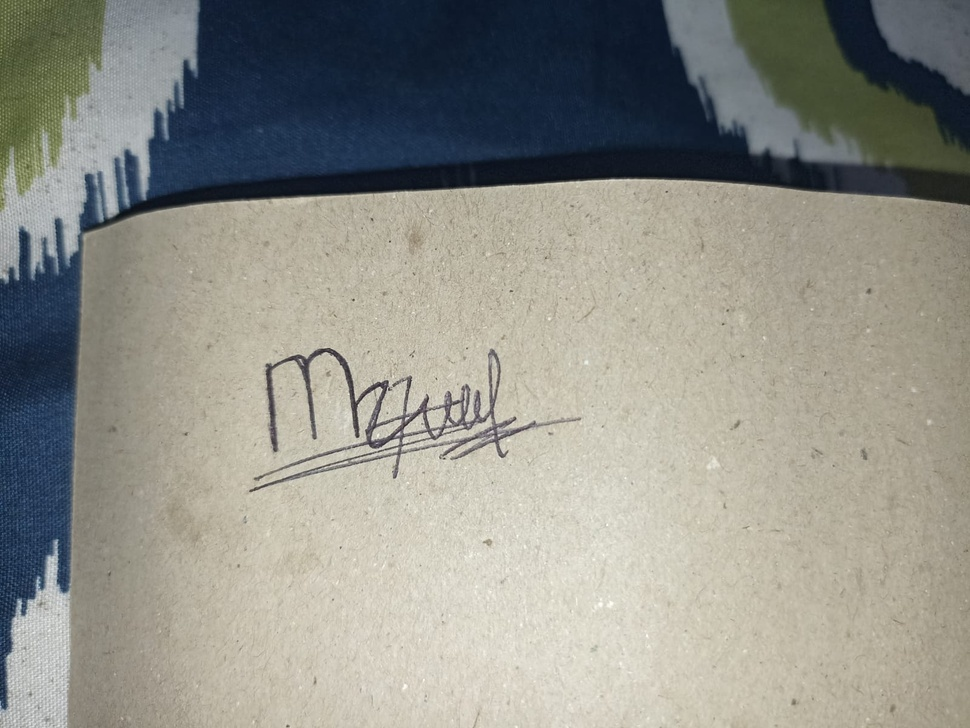
#> input picture inputs/sign.jpg, 970 x 728 px, shrunk from 1600 x 1201 before the run
$ python sign-extractor-2.py
#> lines starting #> are read from the running program, lines starting #| are printed output that depends on the picture; after the words box and inside, x2 and y2 are one past the last pixel; in counts of white or black regions, pixels touching at a corner belong together; long printed decimals are rounded


'''
Program Berbasis Python untuk Mengekstrak atau menyeleksi tanda tangan
'''
import cv2
import matplotlib.pyplot as plt
from skimage import measure, morphology
from skimage.color import label2rgb
from skimage.measure import regionprops
import numpy as np
from math import log10, sqrt


def PSNR(original, compressed):
    mse = np.mean((original - compressed) ** 2)
    if(mse == 0):  # MSE is zero means no noise is present in the signal .
                  # Therefore PSNR have no importance.
        return 100
    max_pixel = 255.0
    psnr = 20 * log10(max_pixel / sqrt(mse))
    return psnr

def PSNRread():
     original = cv2.imread("./inputs/sign.jpg")
     compressed = cv2.imread("./outputs/output.png", 1)
     value = PSNR(original, compressed)
     print(f"PSNR value is {value} dB")

def sauvola_threshold(image, window_size=25, k=0.2, r=128):
    # Matriks kernel untuk operasi konvolusi
    kernel = np.ones((window_size, window_size), np.uint8)

    # Konvolusi gambar dengan kernel yang sama
    mean = cv2.filter2D(image, -1, kernel / (window_size ** 2))

    # Hitung deviasi standar menggunakan operasi konvolusi dengan kernel yang sama
    dev = np.sqrt(cv2.filter2D(image ** 2, -1, kernel / (window_size ** 2)) - mean ** 2)

    # Hitung nilai threshold Sauvola
    threshold = mean * (1 + k * (dev / r - 1))

    # Binarisasi gambar
    binary_image = np.where(image > threshold, 255, 0).astype(np.uint8)
    return binary_image

'''
Import gambar yang ingin diproses (.jpg, .jpeg, .png)
Lalu citra tanda tangan dikonversi ke citra biner => 127 : nilai ambang batas; 255 : nilai maksimum
Menggunakan transformasi biner sederhana
'''
img = cv2.imread('./inputs/sign.jpg', 0)
#> img: shape (728, 970); min 14, max 255, mean 143.5
img = cv2.threshold(img, 127, 255, cv2.THRESH_BINARY)[1]
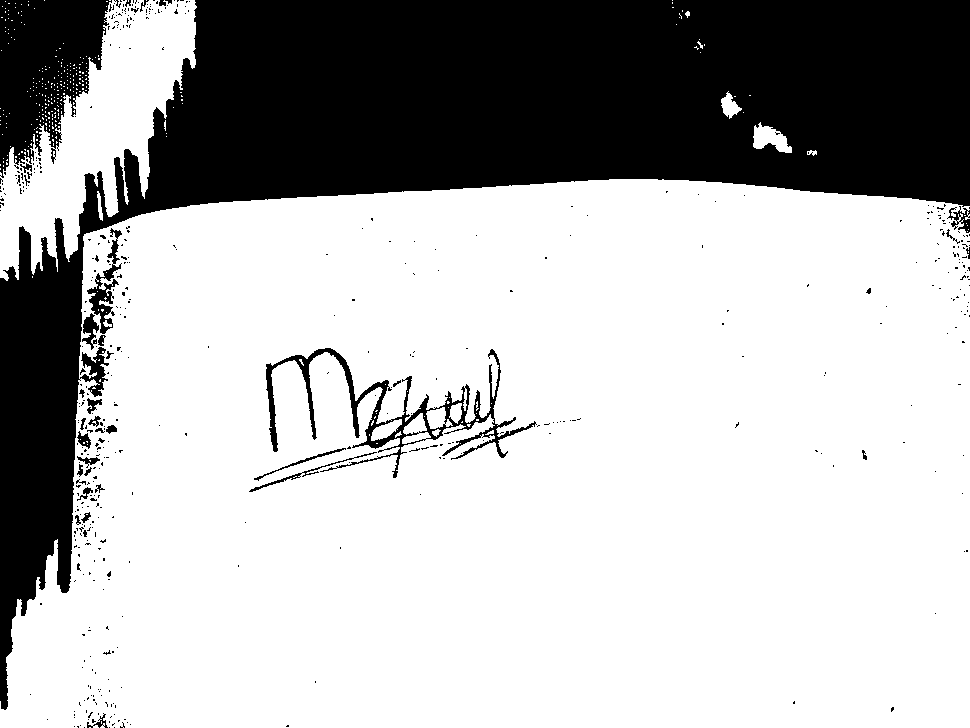
#> img: shape (728, 970); 71% white; 502 black regions (464 under 20 px), largest, box (x1, y1, x2, y2) and area: (0, 0, 970, 710) 182369, (0, 0, 112, 178) 12618, (266, 348, 537, 478) 5005
plt.imsave('./alur/1.png', img)
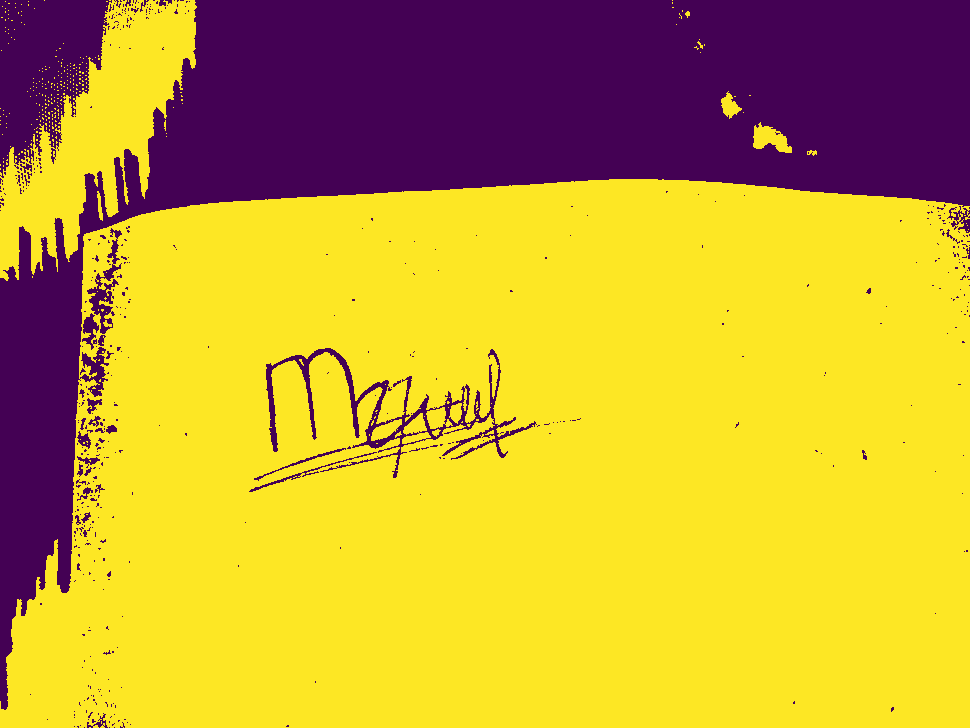
#> saved as 1.png: shape (728, 970, 3); mean R, G, B 199.3, 164.2, 49.9


'''
Parameter konstan sebagai nilai-nilai ambang batas (threeshold) yang berfungsi untuk menghilangkan
nilai(outlier) dan juga noise disekitar tanda tangan yang terlalu kecil dan terlalu besar.
'''
parameter_konstan_1 = 84  #Untuk menghilangkan outlier berukuran kecil
parameter_konstan_2 = 250 #Untuk menghilangkan outlier berukuran kecil
parameter_konstan_3 = 100 #Untuk menghilangkan outlier berukuran kecil
parameter_konstan_4 = 18  #Untuk menghilangkan outlier berukuran besar


'''
SEGMENTASI CITRA => Menganalis atau menyeleksi titik-titik yang terhubung dan membentuk tanda tangan
Variabel blob untuk menyimpan kumpulan biner dari proses konversi citra binary. Operasi ini menghasilkan sebuah citra
yang menunjukkan piksel mana yang memiliki intensitas di atas rata-rata dan mana yang di bawah rata-rata.
'''
blobs = img > img.mean()
plt.imsave('./alur/2.png', blobs)
'''
blobs_labels mengandung informasi tentang komponen-komponen terhubung yang ada dalam citra biner blobs, yang dapat
digunakan untuk analisis lebih lanjut atau untuk visualisasi komponen-komponen tersebut dalam konteks gambar asli.
'''
blobs_labels = measure.label(blobs, background=1)
#> blobs_labels: shape (728, 970) int32; 503 distinct labels, from 0 to 502
plt.imsave('./alur/3.png', blobs_labels)
'''
Variabel ini digunakan untuk menyimpan citra hasil overlay dari blobs_label terhubung ke dalam gambar asli. Citra ini
memvisualisasi komponen-komponen terhubung dalam konteks gambar asli, dengan label-label berbeda diwakili dengan warna berbeda.
'''
image_label_overlay = label2rgb(blobs_labels, image=img)
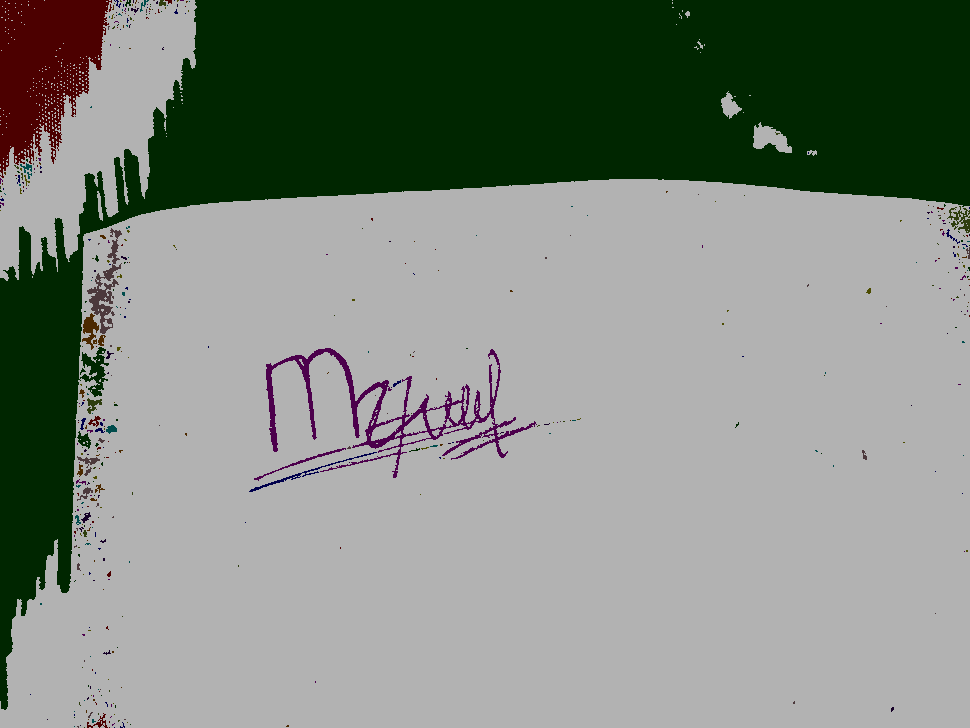
#> image_label_overlay: shape (728, 970, 3) float64; mean R, G, B 0.506, 0.537, 0.5
plt.imsave('./alur/4.png', image_label_overlay)


''' Inisialisasi variabel the_biggest_component, total_area, counter, dan average untuk menyimpan statistik komponen-komponen terhubung. '''
komponen_terbesar = 0
total_area = 0
counter = 0
rata_rata = 0.0
'''
Pada setiap iterasi, region.area diperiksa. Jika luas komponen > 10 maka tambahkan luasnya ke total_area juga counter+1 dan
jika luas komponen >= 250, maka periksa apakah luasnya > komponen_terbesar jika true, perbarui komponen_terbesar
'''
for region in regionprops(blobs_labels):
    if (region.area > 10):
        total_area = total_area + region.area
        counter = counter + 1
    if (region.area >= 250):
        if (region.area > komponen_terbesar):
            komponen_terbesar = region.area
#> this loop made 502 passes
#> (total_area, komponen_terbesar) on passes 1, 15: (12618, 12618), (195113, 182369)
#> total_area on passes 2, 5, 8, 10, 11, 21: 12637, 12661, 12694, 12727, 12744, 195124
#> after the loop, counter = 65; komponen_terbesar = 182369; total_area = 203800
'''
Setelah loop selesai, kita hitung rata-rata luas komponen dengan membagi total area dengan jumlah komponen yang relevan.
rata_rata membantu dalam menentukan ambang batas yang sesuai untuk membersihkan gambar dari noise.
'''
rata_rata = (total_area/counter)
#> rata_rata = 3135.4

'''
small_threshold digunakan sebagai threshold untuk menghapus piksel yang terhubung dengan outlier yang lebih kecil
big_threshold digunakan sebagai threshold untuk menghapus piksel yang terhubung dengan outlier yang lebih besar
'''
small_threshold = ((rata_rata/parameter_konstan_1)*parameter_konstan_2)+parameter_konstan_3
#> small_threshold = 9431.5
big_threshold = small_threshold*parameter_konstan_4
#> big_threshold = 169767
''' Menghapus pixels yang lebih kecil daripada threshold small_threshold'''
pre_version = morphology.remove_small_objects(blobs_labels, small_threshold)
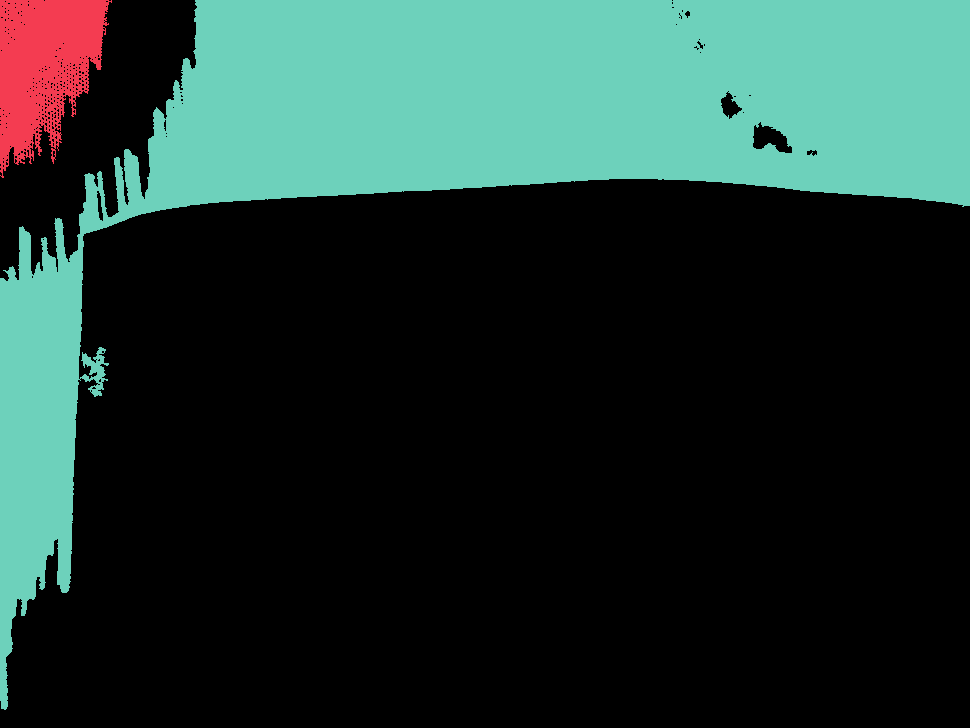
#> pre_version: shape (728, 970) int32; 3 distinct labels, from 0 to 15; one colour per label, 0 black
plt.imsave('./alur/5.png', pre_version)
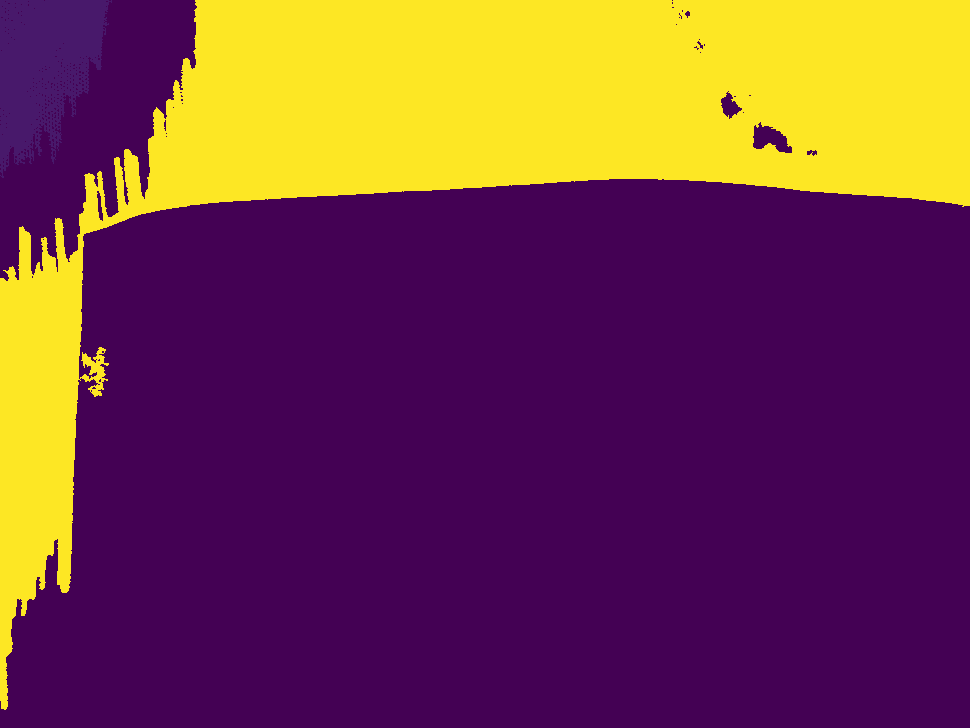
#> saved as 5.png: shape (728, 970, 3); mean R, G, B 115.8, 60.8, 72
''' Menghapus pixels yang lebih besar daripada threshold big_threshold dan menghapus pixels terhubung lain yang mengganggu '''
component_sizes = np.bincount(pre_version.ravel())
#> component_sizes = [511173, 12618, 0, 0, 0, 0, 0, 0, 0, 0, 0, 0, 0, 0, 0, 182369]
too_small = component_sizes > (big_threshold)
#> too_small = [True, False, False, False, False, False, False, False, False, False, False, False, False, False, False, True]
too_small_mask = too_small[pre_version]
#> too_small_mask: shape (728, 970) bool; 98.2% white; 1 black region, box (x1, y1, x2, y2) and area: (0, 0, 112, 178) 12618
pre_version[too_small_mask] = 0
''' Menyimpan citra binary versi awal berwarna kuning-ungu (sebelum konversi binary) '''
plt.imsave('./alur/6.png', pre_version)
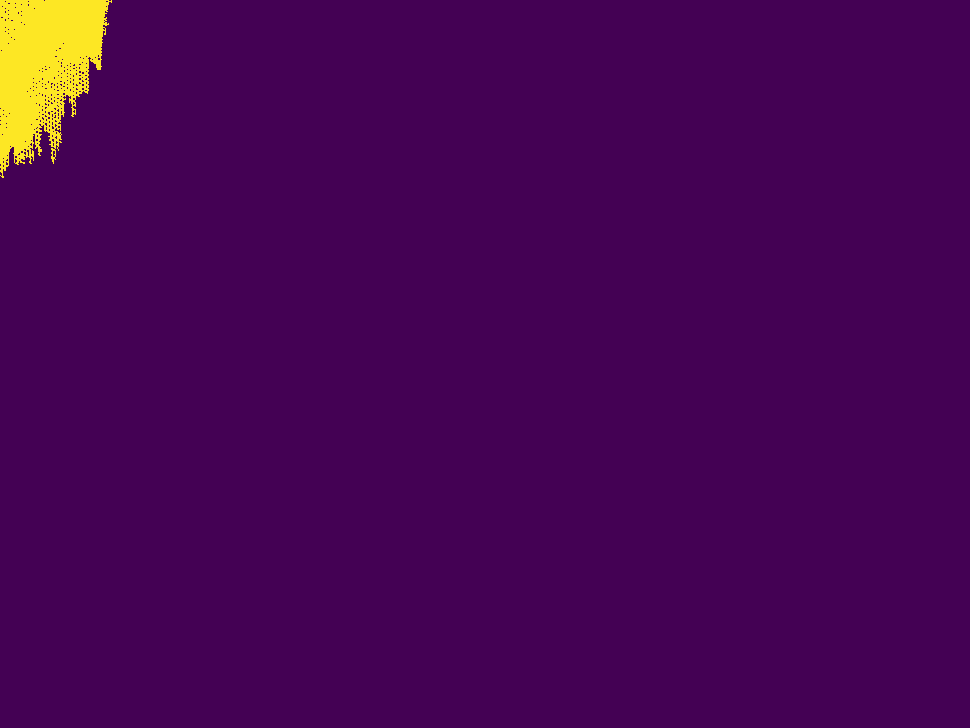
#> saved as 6.png: shape (728, 970, 3); mean R, G, B 71.3, 5.1, 83.1
plt.imsave('pre_version.png', pre_version)

''' Mengkonversi binary dari warna kuning-ungu ke hitam-putih dengan metode Otsu '''
img = cv2.imread('pre_version.png', 0)
img = cv2.threshold(img, 0, 255, cv2.THRESH_BINARY_INV | cv2.THRESH_OTSU)[1]
cv2.imwrite("./alur/7.png", img)
cv2.imwrite("./outputs/output.png", img)
PSNRread()
#> in PSNRread, original is the input picture: shape (728, 970, 3); mean B, G, R 136.5, 144.5, 144.4
#> in PSNR, `mse = np.mean((original - compressed) ** 2)`: mse = 111.9
#> in PSNR, `psnr = 20 * log10(max_pixel / sqrt(mse))`: psnr = 27.64
#| PSNR value is 27.644 dB
